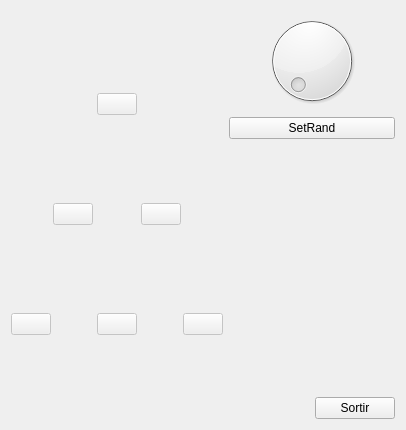
<?xml version="1.0" encoding="UTF-8"?>
<ui version="4.0">
 <class>MyForm</class>
 <widget class="QWidget" name="MyForm">
  <property name="geometry">
   <rect>
    <x>0</x>
    <y>0</y>
    <width>406</width>
    <height>430</height>
   </rect>
  </property>
  <property name="windowTitle">
   <string>Form</string>
  </property>
  <layout class="QHBoxLayout" name="horizontalLayout_5">
   <item>
    <layout class="QVBoxLayout" name="verticalLayout">
     <item>
      <layout class="QHBoxLayout" name="horizontalLayout_3">
       <item>
        <spacer name="horizontalSpacer">
         <property name="orientation">
          <enum>Qt::Horizontal</enum>
         </property>
         <property name="sizeHint" stdset="0">
          <size>
           <width>40</width>
           <height>20</height>
          </size>
         </property>
        </spacer>
       </item>
       <item>
        <widget class="MyQPushButton" name="pushButton_2">
         <property name="enabled">
          <bool>false</bool>
         </property>
         <property name="text">
          <string/>
         </property>
        </widget>
       </item>
       <item>
        <spacer name="horizontalSpacer_2">
         <property name="orientation">
          <enum>Qt::Horizontal</enum>
         </property>
         <property name="sizeHint" stdset="0">
          <size>
           <width>40</width>
           <height>20</height>
          </size>
         </property>
        </spacer>
       </item>
      </layout>
     </item>
     <item>
      <layout class="QHBoxLayout" name="horizontalLayout_2">
       <item>
        <spacer name="horizontalSpacer_4">
         <property name="orientation">
          <enum>Qt::Horizontal</enum>
         </property>
         <property name="sizeHint" stdset="0">
          <size>
           <width>40</width>
           <height>20</height>
          </size>
         </property>
        </spacer>
       </item>
       <item>
        <widget class="MyQPushButton" name="pushButton_3">
         <property name="enabled">
          <bool>false</bool>
         </property>
         <property name="text">
          <string/>
         </property>
        </widget>
       </item>
       <item>
        <spacer name="horizontalSpacer_3">
         <property name="orientation">
          <enum>Qt::Horizontal</enum>
         </property>
         <property name="sizeHint" stdset="0">
          <size>
           <width>40</width>
           <height>20</height>
          </size>
         </property>
        </spacer>
       </item>
       <item>
        <widget class="MyQPushButton" name="pushButton_4">
         <property name="enabled">
          <bool>false</bool>
         </property>
         <property name="text">
          <string/>
         </property>
        </widget>
       </item>
       <item>
        <spacer name="horizontalSpacer_5">
         <property name="orientation">
          <enum>Qt::Horizontal</enum>
         </property>
         <property name="sizeHint" stdset="0">
          <size>
           <width>40</width>
           <height>20</height>
          </size>
         </property>
        </spacer>
       </item>
      </layout>
     </item>
     <item>
      <layout class="QHBoxLayout" name="horizontalLayout">
       <item>
        <widget class="MyQPushButton" name="pushButton_5">
         <property name="enabled">
          <bool>false</bool>
         </property>
         <property name="text">
          <string/>
         </property>
        </widget>
       </item>
       <item>
        <spacer name="horizontalSpacer_6">
         <property name="orientation">
          <enum>Qt::Horizontal</enum>
         </property>
         <property name="sizeHint" stdset="0">
          <size>
           <width>40</width>
           <height>20</height>
          </size>
         </property>
        </spacer>
       </item>
       <item>
        <widget class="MyQPushButton" name="pushButton_6">
         <property name="enabled">
          <bool>false</bool>
         </property>
         <property name="text">
          <string/>
         </property>
        </widget>
       </item>
       <item>
        <spacer name="horizontalSpacer_7">
         <property name="orientation">
          <enum>Qt::Horizontal</enum>
         </property>
         <property name="sizeHint" stdset="0">
          <size>
           <width>40</width>
           <height>20</height>
          </size>
         </property>
        </spacer>
       </item>
       <item>
        <widget class="MyQPushButton" name="pushButton_7">
         <property name="enabled">
          <bool>false</bool>
         </property>
         <property name="text">
          <string/>
         </property>
        </widget>
       </item>
      </layout>
     </item>
    </layout>
   </item>
   <item>
    <layout class="QVBoxLayout" name="verticalLayout_5">
     <item>
      <layout class="QVBoxLayout" name="verticalLayout_4">
       <item>
        <widget class="QDial" name="dial">
         <property name="minimum">
          <number>0</number>
         </property>
         <property name="maximum">
          <number>3</number>
         </property>
        </widget>
       </item>
       <item>
        <widget class="MyQPushButton" name="pushButton_8">
         <property name="text">
          <string>SetRand</string>
         </property>
        </widget>
       </item>
      </layout>
     </item>
     <item>
      <layout class="QVBoxLayout" name="verticalLayout_3">
       <item>
        <layout class="QHBoxLayout" name="horizontalLayout_4">
         <item>
          <spacer name="horizontalSpacer_8">
           <property name="orientation">
            <enum>Qt::Horizontal</enum>
           </property>
           <property name="sizeHint" stdset="0">
            <size>
             <width>40</width>
             <height>20</height>
            </size>
           </property>
          </spacer>
         </item>
         <item>
          <layout class="QVBoxLayout" name="verticalLayout_2">
           <item>
            <spacer name="verticalSpacer">
             <property name="orientation">
              <enum>Qt::Vertical</enum>
             </property>
             <property name="sizeHint" stdset="0">
              <size>
               <width>20</width>
               <height>40</height>
              </size>
             </property>
            </spacer>
           </item>
           <item>
            <widget class="QPushButton" name="pushButton">
             <property name="text">
              <string>Sortir</string>
             </property>
            </widget>
           </item>
          </layout>
         </item>
        </layout>
       </item>
      </layout>
     </item>
    </layout>
   </item>
  </layout>
  <zorder>pushButton</zorder>
  <zorder>pushButton_2</zorder>
  <zorder>pushButton_3</zorder>
  <zorder>pushButton_4</zorder>
  <zorder>pushButton_5</zorder>
  <zorder>pushButton_6</zorder>
  <zorder>pushButton_7</zorder>
  <zorder>pushButton_3</zorder>
  <zorder>horizontalSpacer</zorder>
  <zorder>horizontalSpacer_2</zorder>
  <zorder>horizontalSpacer_3</zorder>
  <zorder>horizontalSpacer_4</zorder>
  <zorder>horizontalSpacer_5</zorder>
  <zorder>horizontalSpacer_6</zorder>
  <zorder>horizontalSpacer_7</zorder>
  <zorder>horizontalSpacer_8</zorder>
  <zorder>verticalSpacer</zorder>
  <zorder>dial</zorder>
  <zorder>dial</zorder>
  <zorder>pushButton_8</zorder>
 </widget>
 <customwidgets>
  <customwidget>
   <class>MyQPushButton</class>
   <extends>QPushButton</extends>
   <header>MyQPushButton.h</header>
   <slots>
    <signal>assignarColor(int)</signal>
    <slot>color(int)</slot>
    <slot>colorRandom(int)</slot>
   </slots>
  </customwidget>
 </customwidgets>
 <resources/>
 <connections>
  <connection>
   <sender>pushButton</sender>
   <signal>clicked()</signal>
   <receiver>MyForm</receiver>
   <slot>close()</slot>
   <hints>
    <hint type="sourcelabel">
     <x>365</x>
     <y>401</y>
    </hint>
    <hint type="destinationlabel">
     <x>218</x>
     <y>382</y>
    </hint>
   </hints>
  </connection>
  <connection>
   <sender>dial</sender>
   <signal>valueChanged(int)</signal>
   <receiver>pushButton_2</receiver>
   <slot>color(int)</slot>
   <hints>
    <hint type="sourcelabel">
     <x>323</x>
     <y>71</y>
    </hint>
    <hint type="destinationlabel">
     <x>130</x>
     <y>78</y>
    </hint>
   </hints>
  </connection>
  <connection>
   <sender>dial</sender>
   <signal>valueChanged(int)</signal>
   <receiver>pushButton_4</receiver>
   <slot>color(int)</slot>
   <hints>
    <hint type="sourcelabel">
     <x>323</x>
     <y>57</y>
    </hint>
    <hint type="destinationlabel">
     <x>177</x>
     <y>215</y>
    </hint>
   </hints>
  </connection>
  <connection>
   <sender>dial</sender>
   <signal>valueChanged(int)</signal>
   <receiver>pushButton_7</receiver>
   <slot>color(int)</slot>
   <hints>
    <hint type="sourcelabel">
     <x>325</x>
     <y>47</y>
    </hint>
    <hint type="destinationlabel">
     <x>228</x>
     <y>367</y>
    </hint>
   </hints>
  </connection>
 </connections>
</ui>
